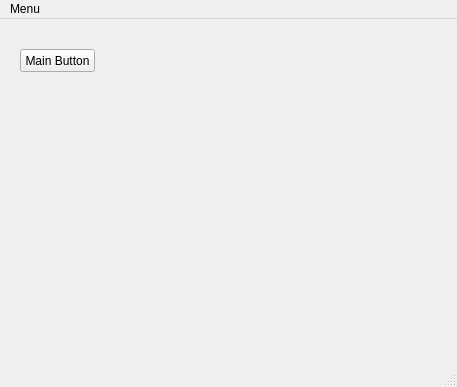
<?xml version="1.0" encoding="UTF-8"?>
<ui version="4.0">
 <class>MainWindow</class>
 <widget class="QMainWindow" name="MainWindow">
  <property name="geometry">
   <rect>
    <x>0</x>
    <y>0</y>
    <width>457</width>
    <height>387</height>
   </rect>
  </property>
  <property name="windowTitle">
   <string>MainWindow</string>
  </property>
  <widget class="QWidget" name="centralwidget">
   <widget class="QPushButton" name="mainButton">
    <property name="geometry">
     <rect>
      <x>20</x>
      <y>30</y>
      <width>75</width>
      <height>23</height>
     </rect>
    </property>
    <property name="text">
     <string>Main Button</string>
    </property>
   </widget>
  </widget>
  <widget class="QMenuBar" name="menubar">
   <property name="geometry">
    <rect>
     <x>0</x>
     <y>0</y>
     <width>457</width>
     <height>21</height>
    </rect>
   </property>
   <widget class="QMenu" name="menuMenu">
    <property name="title">
     <string>Menu</string>
    </property>
    <addaction name="actionExit"/>
   </widget>
   <addaction name="menuMenu"/>
  </widget>
  <widget class="QStatusBar" name="statusbar"/>
  <action name="actionExit">
   <property name="text">
    <string>Exit</string>
   </property>
  </action>
 </widget>
 <resources/>
 <connections/>
</ui>
